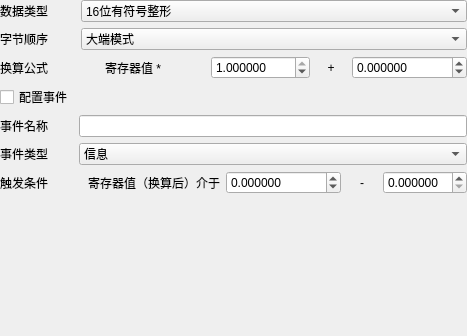
<?xml version="1.0" encoding="UTF-8"?>
<ui version="4.0">
 <class>addTtlvNum</class>
 <widget class="QWidget" name="addTtlvNum">
  <property name="geometry">
   <rect>
    <x>0</x>
    <y>0</y>
    <width>467</width>
    <height>336</height>
   </rect>
  </property>
  <property name="windowTitle">
   <string>Form</string>
  </property>
  <layout class="QGridLayout" name="gridLayout">
   <property name="leftMargin">
    <number>0</number>
   </property>
   <property name="topMargin">
    <number>0</number>
   </property>
   <property name="rightMargin">
    <number>0</number>
   </property>
   <item row="4" column="0">
    <widget class="QLabel" name="label_name">
     <property name="minimumSize">
      <size>
       <width>0</width>
       <height>0</height>
      </size>
     </property>
     <property name="maximumSize">
      <size>
       <width>16777215</width>
       <height>16777215</height>
      </size>
     </property>
     <property name="text">
      <string>事件名称</string>
     </property>
    </widget>
   </item>
   <item row="6" column="0" colspan="2">
    <layout class="QHBoxLayout" name="horizontalLayout">
     <item>
      <widget class="QLabel" name="label_condition">
       <property name="minimumSize">
        <size>
         <width>0</width>
         <height>0</height>
        </size>
       </property>
       <property name="maximumSize">
        <size>
         <width>16777215</width>
         <height>16777215</height>
        </size>
       </property>
       <property name="text">
        <string>触发条件</string>
       </property>
      </widget>
     </item>
     <item>
      <widget class="QLabel" name="label_value">
       <property name="maximumSize">
        <size>
         <width>16777215</width>
         <height>16777215</height>
        </size>
       </property>
       <property name="styleSheet">
        <string notr="true"/>
       </property>
       <property name="text">
        <string>寄存器值（换算后）介于</string>
       </property>
      </widget>
     </item>
     <item>
      <widget class="QDoubleSpinBox" name="register_value_min">
       <property name="decimals">
        <number>6</number>
       </property>
       <property name="minimum">
        <double>-18446744073709551616.000000000000000</double>
       </property>
       <property name="value">
        <double>0.000000000000000</double>
       </property>
      </widget>
     </item>
     <item>
      <widget class="QLabel" name="label_10">
       <property name="maximumSize">
        <size>
         <width>30</width>
         <height>16777215</height>
        </size>
       </property>
       <property name="text">
        <string>-</string>
       </property>
       <property name="alignment">
        <set>Qt::AlignCenter</set>
       </property>
      </widget>
     </item>
     <item>
      <widget class="QDoubleSpinBox" name="register_value_max">
       <property name="decimals">
        <number>6</number>
       </property>
      </widget>
     </item>
    </layout>
   </item>
   <item row="4" column="1">
    <widget class="QLineEdit" name="event_name">
     <property name="maxLength">
      <number>64</number>
     </property>
    </widget>
   </item>
   <item row="2" column="0" colspan="2">
    <layout class="QHBoxLayout" name="horizontalLayout_2">
     <item>
      <widget class="QLabel" name="label_3">
       <property name="minimumSize">
        <size>
         <width>0</width>
         <height>0</height>
        </size>
       </property>
       <property name="maximumSize">
        <size>
         <width>16777215</width>
         <height>16777215</height>
        </size>
       </property>
       <property name="text">
        <string>换算公式</string>
       </property>
      </widget>
     </item>
     <item>
      <widget class="QLabel" name="label_4">
       <property name="maximumSize">
        <size>
         <width>16777215</width>
         <height>16777215</height>
        </size>
       </property>
       <property name="text">
        <string>寄存器值 * </string>
       </property>
      </widget>
     </item>
     <item>
      <widget class="MyDoubleSpinBox" name="doubleSpinBox_multiple">
       <property name="decimals">
        <number>6</number>
       </property>
       <property name="minimum">
        <double>0.000001000000000</double>
       </property>
       <property name="maximum">
        <double>1.000000000000000</double>
       </property>
       <property name="singleStep">
        <double>0.000001000000000</double>
       </property>
       <property name="stepType">
        <enum>QAbstractSpinBox::DefaultStepType</enum>
       </property>
       <property name="value">
        <double>1.000000000000000</double>
       </property>
      </widget>
     </item>
     <item>
      <widget class="QLabel" name="label_5">
       <property name="maximumSize">
        <size>
         <width>30</width>
         <height>16777215</height>
        </size>
       </property>
       <property name="text">
        <string>+</string>
       </property>
       <property name="alignment">
        <set>Qt::AlignCenter</set>
       </property>
      </widget>
     </item>
     <item>
      <widget class="QDoubleSpinBox" name="doubleSpinBox_increment">
       <property name="decimals">
        <number>6</number>
       </property>
       <property name="minimum">
        <double>-999999.999998999992386</double>
       </property>
       <property name="maximum">
        <double>999999.999998999992386</double>
       </property>
       <property name="singleStep">
        <double>0.000001000000000</double>
       </property>
      </widget>
     </item>
    </layout>
   </item>
   <item row="5" column="0">
    <widget class="QLabel" name="label_type">
     <property name="minimumSize">
      <size>
       <width>0</width>
       <height>0</height>
      </size>
     </property>
     <property name="maximumSize">
      <size>
       <width>16777215</width>
       <height>16777215</height>
      </size>
     </property>
     <property name="text">
      <string>事件类型</string>
     </property>
    </widget>
   </item>
   <item row="7" column="0" colspan="2">
    <widget class="QWidget" name="widget" native="true"/>
   </item>
   <item row="5" column="1">
    <widget class="QComboBox" name="event_type">
     <item>
      <property name="text">
       <string>信息</string>
      </property>
     </item>
     <item>
      <property name="text">
       <string>告警</string>
      </property>
     </item>
     <item>
      <property name="text">
       <string>故障</string>
      </property>
     </item>
    </widget>
   </item>
   <item row="0" column="0" colspan="2">
    <layout class="QHBoxLayout" name="horizontalLayout_3">
     <item>
      <widget class="QLabel" name="label">
       <property name="minimumSize">
        <size>
         <width>75</width>
         <height>0</height>
        </size>
       </property>
       <property name="maximumSize">
        <size>
         <width>75</width>
         <height>16777215</height>
        </size>
       </property>
       <property name="text">
        <string>数据类型</string>
       </property>
      </widget>
     </item>
     <item>
      <widget class="QComboBox" name="comboBox_numType">
       <item>
        <property name="text">
         <string>16位有符号整形</string>
        </property>
       </item>
       <item>
        <property name="text">
         <string>16位无符号整形</string>
        </property>
       </item>
       <item>
        <property name="text">
         <string>32位有符号整形</string>
        </property>
       </item>
       <item>
        <property name="text">
         <string>32位无符号整形</string>
        </property>
       </item>
       <item>
        <property name="text">
         <string>64位有符号整形</string>
        </property>
       </item>
       <item>
        <property name="text">
         <string>64位无符号整形</string>
        </property>
       </item>
       <item>
        <property name="text">
         <string>32位单精度浮点型</string>
        </property>
       </item>
       <item>
        <property name="text">
         <string>64位双精度浮点型</string>
        </property>
       </item>
       <item>
        <property name="text">
         <string>16进制有符号A.B型</string>
        </property>
       </item>
      </widget>
     </item>
    </layout>
   </item>
   <item row="3" column="0">
    <widget class="QCheckBox" name="checkBox_event">
     <property name="text">
      <string>配置事件</string>
     </property>
     <property name="checked">
      <bool>false</bool>
     </property>
    </widget>
   </item>
   <item row="1" column="0" colspan="2">
    <layout class="QHBoxLayout" name="horizontalLayout_4">
     <item>
      <widget class="QLabel" name="label_2">
       <property name="minimumSize">
        <size>
         <width>75</width>
         <height>0</height>
        </size>
       </property>
       <property name="maximumSize">
        <size>
         <width>75</width>
         <height>16777215</height>
        </size>
       </property>
       <property name="text">
        <string>字节顺序</string>
       </property>
      </widget>
     </item>
     <item>
      <widget class="QComboBox" name="comboBox_order">
       <item>
        <property name="text">
         <string>大端模式</string>
        </property>
       </item>
       <item>
        <property name="text">
         <string>小端模式</string>
        </property>
       </item>
       <item>
        <property name="text">
         <string>大端模式字节交换</string>
        </property>
       </item>
       <item>
        <property name="text">
         <string>小端模式字节交换</string>
        </property>
       </item>
      </widget>
     </item>
    </layout>
   </item>
  </layout>
 </widget>
 <customwidgets>
  <customwidget>
   <class>MyDoubleSpinBox</class>
   <extends>QDoubleSpinBox</extends>
   <header location="global">mydoublespinbox.h</header>
  </customwidget>
 </customwidgets>
 <resources/>
 <connections/>
</ui>
